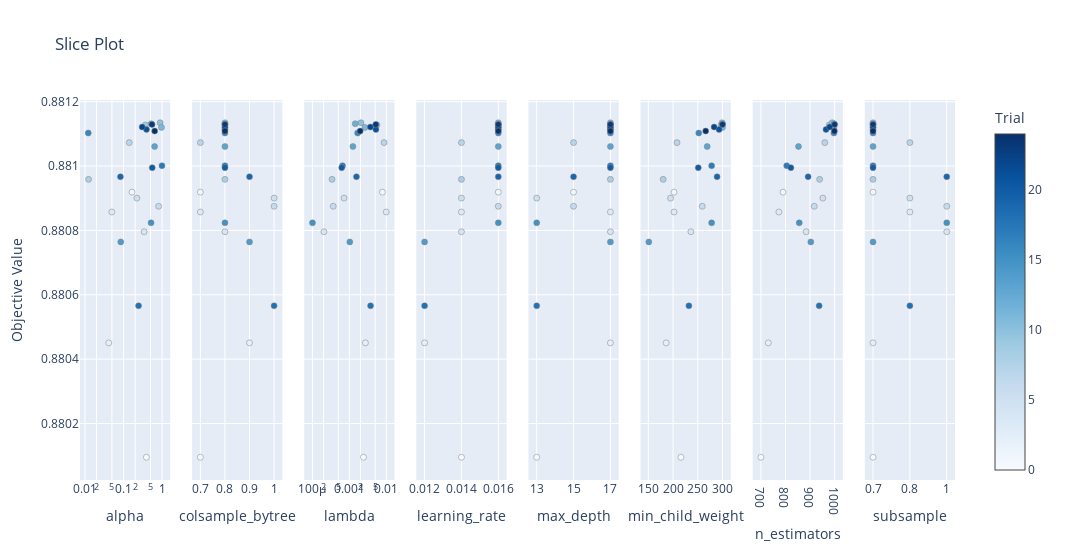

The notebook cell this image was saved under:
### Code cell
optuna.visualization.plot_slice(study)

### Figure 1 — Plotly figure (JSON) as saved in the notebook; plotly's stock layout.template omitted (floating-point values rounded to 4 significant figures)
{"data": [{"marker": {"color": [0, 1, 2, 3, 4, 5, 6, 7, 8, 9, 10, 11, 12, 13, 14, 15, 16, 17, 18, 19, 20, 21, 22, 23, 24], "colorbar": {"title": {"text": "Trial"}, "x": 1, "xpad": 40}, "colorscale": [[0, "rgb(247,251,255)"], [0.125, "rgb(222,235,247)"], [0.25, "rgb(198,219,239)"], [0.375, "rgb(158,202,225)"], [0.5, "rgb(107,174,214)"], [0.625, "rgb(66,146,198)"], [0.75, "rgb(33,113,181)"], [0.875, "rgb(8,81,156)"], [1, "rgb(8,48,107)"]], "line": {"color": "Grey", "width": 0.5}, "showscale": true}, "mode": "markers", "name": "Feasible Trial", "showlegend": false, "type": "scatter", "x": [0.3915, 0.166, 0.04145, 0.04977, 0.3421, 0.2217, 0.8119, 0.1407, 0.01241, 0.3701, 0.889, 0.9642, 0.5224, 0.6395, 0.08476, 0.5175, 0.01218, 0.9929, 0.2453, 0.08311, 0.5545, 0.394, 0.3041, 0.5477, 0.6423], "xaxis": "x", "y": [0.8801, 0.8809, 0.8805, 0.8809, 0.8808, 0.8809, 0.8809, 0.8811, 0.881, 0.8811, 0.8811, 0.8811, 0.8811, 0.8811, 0.8808, 0.8808, 0.8811, 0.881, 0.8806, 0.881, 0.881, 0.8811, 0.8811, 0.8811, 0.8811], "yaxis": "y"}, {"marker": {"color": [0, 1, 2, 3, 4, 5, 6, 7, 8, 9, 10, 11, 12, 13, 14, 15, 16, 17, 18, 19, 20, 21, 22, 23, 24], "colorbar": {"title": {"text": "Trial"}, "x": 1, "xpad": 40}, "colorscale": [[0, "rgb(247,251,255)"], [0.125, "rgb(222,235,247)"], [0.25, "rgb(198,219,239)"], [0.375, "rgb(158,202,225)"], [0.5, "rgb(107,174,214)"], [0.625, "rgb(66,146,198)"], [0.75, "rgb(33,113,181)"], [0.875, "rgb(8,81,156)"], [1, "rgb(8,48,107)"]], "line": {"color": "Grey", "width": 0.5}, "showscale": false}, "mode": "markers", "name": "Feasible Trial", "showlegend": false, "type": "scatter", "x": [0.7, 0.7, 0.9, 0.7, 0.8, 1, 1, 0.7, 0.8, 0.8, 0.8, 0.8, 0.8, 0.8, 0.9, 0.8, 0.8, 0.8, 1, 0.9, 0.8, 0.8, 0.8, 0.8, 0.8], "xaxis": "x2", "y": [0.8801, 0.8809, 0.8805, 0.8809, 0.8808, 0.8809, 0.8809, 0.8811, 0.881, 0.8811, 0.8811, 0.8811, 0.8811, 0.8811, 0.8808, 0.8808, 0.8811, 0.881, 0.8806, 0.881, 0.881, 0.8811, 0.8811, 0.8811, 0.8811], "yaxis": "y2"}, {"marker": {"color": [0, 1, 2, 3, 4, 5, 6, 7, 8, 9, 10, 11, 12, 13, 14, 15, 16, 17, 18, 19, 20, 21, 22, 23, 24], "colorbar": {"title": {"text": "Trial"}, "x": 1, "xpad": 40}, "colorscale": [[0, "rgb(247,251,255)"], [0.125, "rgb(222,235,247)"], [0.25, "rgb(198,219,239)"], [0.375, "rgb(158,202,225)"], [0.5, "rgb(107,174,214)"], [0.625, "rgb(66,146,198)"], [0.75, "rgb(33,113,181)"], [0.875, "rgb(8,81,156)"], [1, "rgb(8,48,107)"]], "line": {"color": "Grey", "width": 0.5}, "showscale": false}, "mode": "markers", "name": "Feasible Trial", "showlegend": false, "type": "scatter", "x": [0.002413, 0.007863, 0.002727, 0.009934, 0.0002047, 0.0007186, 0.0003657, 0.008692, 0.0003399, 0.005569, 0.00206, 0.002648, 0.001443, 0.001247, 0.001028, 0.0001004, 0.001674, 0.0006529, 0.003754, 0.001556, 0.0006207, 0.005236, 0.003724, 0.005203, 0.001963], "xaxis": "x3", "y": [0.8801, 0.8809, 0.8805, 0.8809, 0.8808, 0.8809, 0.8809, 0.8811, 0.881, 0.8811, 0.8811, 0.8811, 0.8811, 0.8811, 0.8808, 0.8808, 0.8811, 0.881, 0.8806, 0.881, 0.881, 0.8811, 0.8811, 0.8811, 0.8811], "yaxis": "y3"}, {"marker": {"color": [0, 1, 2, 3, 4, 5, 6, 7, 8, 9, 10, 11, 12, 13, 14, 15, 16, 17, 18, 19, 20, 21, 22, 23, 24], "colorbar": {"title": {"text": "Trial"}, "x": 1, "xpad": 40}, "colorscale": [[0, "rgb(247,251,255)"], [0.125, "rgb(222,235,247)"], [0.25, "rgb(198,219,239)"], [0.375, "rgb(158,202,225)"], [0.5, "rgb(107,174,214)"], [0.625, "rgb(66,146,198)"], [0.75, "rgb(33,113,181)"], [0.875, "rgb(8,81,156)"], [1, "rgb(8,48,107)"]], "line": {"color": "Grey", "width": 0.5}, "showscale": false}, "mode": "markers", "name": "Feasible Trial", "showlegend": false, "type": "scatter", "x": [0.014, 0.016, 0.012, 0.014, 0.014, 0.014, 0.016, 0.014, 0.014, 0.016, 0.016, 0.016, 0.016, 0.016, 0.012, 0.016, 0.016, 0.016, 0.012, 0.016, 0.016, 0.016, 0.016, 0.016, 0.016], "xaxis": "x4", "y": [0.8801, 0.8809, 0.8805, 0.8809, 0.8808, 0.8809, 0.8809, 0.8811, 0.881, 0.8811, 0.8811, 0.8811, 0.8811, 0.8811, 0.8808, 0.8808, 0.8811, 0.881, 0.8806, 0.881, 0.881, 0.8811, 0.8811, 0.8811, 0.8811], "yaxis": "y4"}, {"marker": {"color": [0, 1, 2, 3, 4, 5, 6, 7, 8, 9, 10, 11, 12, 13, 14, 15, 16, 17, 18, 19, 20, 21, 22, 23, 24], "colorbar": {"title": {"text": "Trial"}, "x": 1, "xpad": 40}, "colorscale": [[0, "rgb(247,251,255)"], [0.125, "rgb(222,235,247)"], [0.25, "rgb(198,219,239)"], [0.375, "rgb(158,202,225)"], [0.5, "rgb(107,174,214)"], [0.625, "rgb(66,146,198)"], [0.75, "rgb(33,113,181)"], [0.875, "rgb(8,81,156)"], [1, "rgb(8,48,107)"]], "line": {"color": "Grey", "width": 0.5}, "showscale": false}, "mode": "markers", "name": "Feasible Trial", "showlegend": false, "type": "scatter", "x": [13, 15, 17, 17, 17, 13, 15, 15, 17, 17, 17, 17, 17, 17, 17, 13, 17, 17, 13, 15, 17, 17, 17, 17, 17], "xaxis": "x5", "y": [0.8801, 0.8809, 0.8805, 0.8809, 0.8808, 0.8809, 0.8809, 0.8811, 0.881, 0.8811, 0.8811, 0.8811, 0.8811, 0.8811, 0.8808, 0.8808, 0.8811, 0.881, 0.8806, 0.881, 0.881, 0.8811, 0.8811, 0.8811, 0.8811], "yaxis": "y5"}, {"marker": {"color": [0, 1, 2, 3, 4, 5, 6, 7, 8, 9, 10, 11, 12, 13, 14, 15, 16, 17, 18, 19, 20, 21, 22, 23, 24], "colorbar": {"title": {"text": "Trial"}, "x": 1, "xpad": 40}, "colorscale": [[0, "rgb(247,251,255)"], [0.125, "rgb(222,235,247)"], [0.25, "rgb(198,219,239)"], [0.375, "rgb(158,202,225)"], [0.5, "rgb(107,174,214)"], [0.625, "rgb(66,146,198)"], [0.75, "rgb(33,113,181)"], [0.875, "rgb(8,81,156)"], [1, "rgb(8,48,107)"]], "line": {"color": "Grey", "width": 0.5}, "showscale": false}, "mode": "markers", "name": "Feasible Trial", "showlegend": false, "type": "scatter", "x": [216, 202, 186, 202, 236, 195, 259, 208, 180, 297, 299, 300, 300, 269, 151, 278, 252, 278, 232, 289, 251, 293, 283, 300, 266], "xaxis": "x6", "y": [0.8801, 0.8809, 0.8805, 0.8809, 0.8808, 0.8809, 0.8809, 0.8811, 0.881, 0.8811, 0.8811, 0.8811, 0.8811, 0.8811, 0.8808, 0.8808, 0.8811, 0.881, 0.8806, 0.881, 0.881, 0.8811, 0.8811, 0.8811, 0.8811], "yaxis": "y6"}, {"marker": {"color": [0, 1, 2, 3, 4, 5, 6, 7, 8, 9, 10, 11, 12, 13, 14, 15, 16, 17, 18, 19, 20, 21, 22, 23, 24], "colorbar": {"title": {"text": "Trial"}, "x": 1, "xpad": 40}, "colorscale": [[0, "rgb(247,251,255)"], [0.125, "rgb(222,235,247)"], [0.25, "rgb(198,219,239)"], [0.375, "rgb(158,202,225)"], [0.5, "rgb(107,174,214)"], [0.625, "rgb(66,146,198)"], [0.75, "rgb(33,113,181)"], [0.875, "rgb(8,81,156)"], [1, "rgb(8,48,107)"]], "line": {"color": "Grey", "width": 0.5}, "showscale": false}, "mode": "markers", "name": "Feasible Trial", "showlegend": false, "type": "scatter", "x": [700, 790, 730, 773, 884, 952, 917, 960, 939, 978, 990, 997, 997, 853, 903, 856, 997, 805, 937, 892, 822, 965, 980, 1000, 999], "xaxis": "x7", "y": [0.8801, 0.8809, 0.8805, 0.8809, 0.8808, 0.8809, 0.8809, 0.8811, 0.881, 0.8811, 0.8811, 0.8811, 0.8811, 0.8811, 0.8808, 0.8808, 0.8811, 0.881, 0.8806, 0.881, 0.881, 0.8811, 0.8811, 0.8811, 0.8811], "yaxis": "y7"}, {"marker": {"color": [0, 1, 2, 3, 4, 5, 6, 7, 8, 9, 10, 11, 12, 13, 14, 15, 16, 17, 18, 19, 20, 21, 22, 23, 24], "colorbar": {"title": {"text": "Trial"}, "x": 1, "xpad": 40}, "colorscale": [[0, "rgb(247,251,255)"], [0.125, "rgb(222,235,247)"], [0.25, "rgb(198,219,239)"], [0.375, "rgb(158,202,225)"], [0.5, "rgb(107,174,214)"], [0.625, "rgb(66,146,198)"], [0.75, "rgb(33,113,181)"], [0.875, "rgb(8,81,156)"], [1, "rgb(8,48,107)"]], "line": {"color": "Grey", "width": 0.5}, "showscale": false}, "mode": "markers", "name": "Feasible Trial", "showlegend": false, "type": "scatter", "x": [0.7, 0.7, 0.7, 0.8, 1, 0.8, 1, 0.8, 0.7, 0.7, 0.7, 0.7, 0.7, 0.7, 0.7, 1, 0.7, 0.7, 0.8, 1, 0.7, 0.7, 0.7, 0.7, 0.7], "xaxis": "x8", "y": [0.8801, 0.8809, 0.8805, 0.8809, 0.8808, 0.8809, 0.8809, 0.8811, 0.881, 0.8811, 0.8811, 0.8811, 0.8811, 0.8811, 0.8808, 0.8808, 0.8811, 0.881, 0.8806, 0.881, 0.881, 0.8811, 0.8811, 0.8811, 0.8811], "yaxis": "y8"}], "layout": {"title": {"text": "Slice Plot"}, "width": 2400, "xaxis": {"anchor": "y", "domain": [0, 0.1031], "title": {"text": "alpha"}, "type": "log"}, "xaxis2": {"anchor": "y2", "categoryarray": [0.7, 0.8, 0.9, 1], "categoryorder": "array", "domain": [0.1281, 0.2312], "title": {"text": "colsample_bytree"}, "type": "category"}, "xaxis3": {"anchor": "y3", "domain": [0.2562, 0.3594], "title": {"text": "lambda"}, "type": "log"}, "xaxis4": {"anchor": "y4", "categoryarray": [0.012, 0.014, 0.016], "categoryorder": "array", "domain": [0.3844, 0.4875], "title": {"text": "learning_rate"}, "type": "category"}, "xaxis5": {"anchor": "y5", "categoryarray": [13, 15, 17], "categoryorder": "array", "domain": [0.5125, 0.6156], "title": {"text": "max_depth"}, "type": "category"}, "xaxis6": {"anchor": "y6", "domain": [0.6406, 0.7438], "title": {"text": "min_child_weight"}}, "xaxis7": {"anchor": "y7", "domain": [0.7687, 0.8719], "title": {"text": "n_estimators"}}, "xaxis8": {"anchor": "y8", "categoryarray": [0.7, 0.8, 1], "categoryorder": "array", "domain": [0.8969, 1], "title": {"text": "subsample"}, "type": "category"}, "yaxis": {"anchor": "x", "domain": [0, 1], "title": {"text": "Objective Value"}}, "yaxis2": {"anchor": "x2", "domain": [0, 1], "matches": "y", "showticklabels": false}, "yaxis3": {"anchor": "x3", "domain": [0, 1], "matches": "y", "showticklabels": false}, "yaxis4": {"anchor": "x4", "domain": [0, 1], "matches": "y", "showticklabels": false}, "yaxis5": {"anchor": "x5", "domain": [0, 1], "matches": "y", "showticklabels": false}, "yaxis6": {"anchor": "x6", "domain": [0, 1], "matches": "y", "showticklabels": false}, "yaxis7": {"anchor": "x7", "domain": [0, 1], "matches": "y", "showticklabels": false}, "yaxis8": {"anchor": "x8", "domain": [0, 1], "matches": "y", "showticklabels": false}}}
